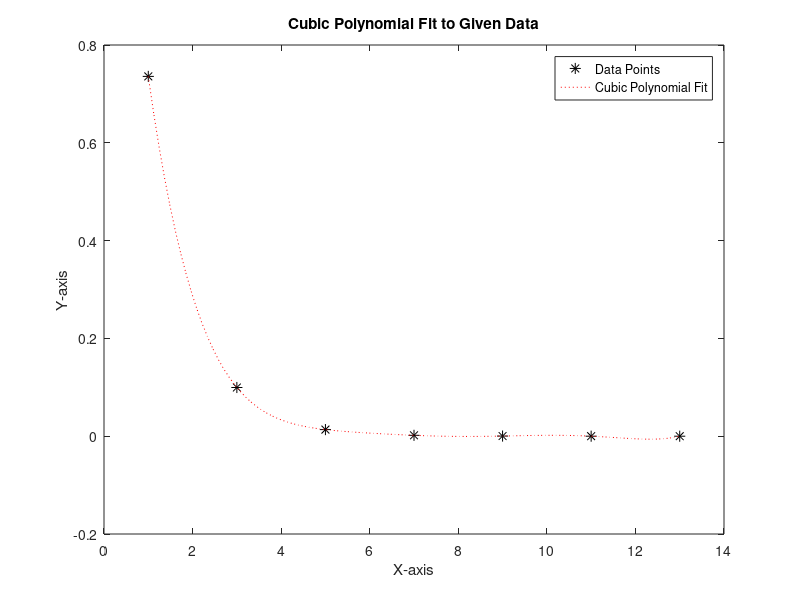

MATLAB code to generate this figure:
% Find Cubic Polynomial for the following data
% x -0.2  -0.1  0  0.1  0.2
% y 1.2214 1.1052 1 0.9048 0.8187
% also create a graph that shows given points and ploy curve on same set of
% areas

% Given data points
x = [-0.2 -0.1 0 0.1 0.2];
y = [1.2214 1.1052 1 0.9048 0.8187];

% Find the cubic polynomial coefficients
p = polyfit(x, y, 3);
plot(x, y, 'k*', 'MarkerSize', 8, 'DisplayName', 'Data Points');
hold on;

X = linspace(min(x), max(x), 100);
Y = polyval(p, X);
plot(X, Y, ":r");
hold off;

% Add labels and title
xlabel('X-axis');
ylabel('Y-axis');
title('Cubic Polynomial Fit to Given Data');
legend('Location', 'best');

%%
% Find Cubic Polynomial for the following data
% x -6 -4 -2 0 2 4 6
% y -0.2 0.8 -1.6 3.5 3.1 4.9 3.9

% Given data points
x = [-6 -4 -2 0 2 4 6];
y = [-0.2 0.8 -1.6 3.5 3.1 4.9 3.9];

% Find the cubic polynomial coefficients
p = polyfit(x, y, 6);
plot(x, y, 'k*', 'MarkerSize', 8, 'DisplayName', 'Data Points');
hold on;

X = linspace(min(x), max(x), 100);
Y = polyval(p, X);
plot(X, Y, ":r");
hold off;

% Add labels and title
xlabel('X-axis');
ylabel('Y-axis');
title('Cubic Polynomial Fit to Given Data');
legend('Location', 'best');

%%
% x 2 4 6 8 10 12 14 16
% y 4.9462, 8.1549, 13.4451, 22.1672, 36.5475, 60.2566, 99.3464, 163.7945

% Given data points
x = [2 4 6 8 10 12 14 16];
y = [4.9462 8.1549 13.4451 22.1672 36.5475 60.2566 99.3464 163.7945];

% Find the cubic polynomial coefficients
p = polyfit(x, log(y), 1);
a = exp(p(2));
b = p(1);
plot(x, y, 'k*', 'MarkerSize', 8, 'DisplayName', 'Data Points');
hold on;

X = linspace(min(x), max(x), 100);
Y = a .* exp(b .* X);
plot(X, Y, ":r");
hold off;

% Add labels and title
xlabel('X-axis');
ylabel('Y-axis');
title('Cubic Polynomial Fit to Given Data');
legend('Location', 'best');

%% write matlab program to find best fitting polynomial 

% x 1 3 5 7 9 11 13
% y 0.7358 0.0996 0.0135 0.0018 0.0003 0.00003 0.000005

% Given data points
x = [1 3 5 7 9 11 13];
y = [0.7358 0.0996 0.0135 0.0018 0.0003 0.00003 0.000005];

% Find the cubic polynomial coefficients
p = polyfit(x, y, 6);

% Plot the data points
plot(x, y, 'k*', 'MarkerSize', 8, 'DisplayName', 'Data Points');
hold on;

% Evaluate the polynomial at a finer grid of points
X = linspace(min(x), max(x), 100);
Y = polyval(p, X);

% Plot the cubic polynomial curve
plot(X, Y, ':r', 'DisplayName', 'Cubic Polynomial Fit');
hold off;

% Add labels and title
xlabel('X-axis');
ylabel('Y-axis');
title('Cubic Polynomial Fit to Given Data');
legend('Location', 'best');